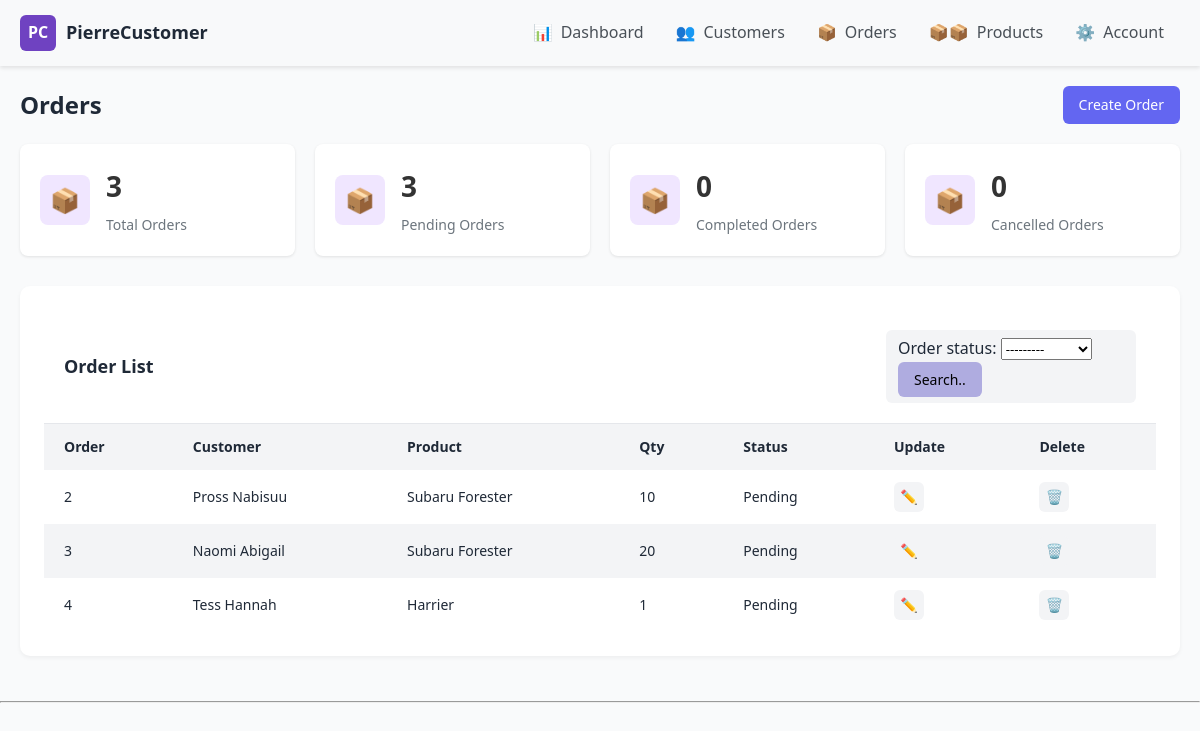
The page /orderPage/ on the database its author committed.
### pierre_CMS_App/models.py (models this page shows, shortened)
class Order(models.Model):
    ORDER_STATUS = (
        ('Pending', 'Pending'),
        ('Completed', 'Completed'),
        ('Cancelled', 'Cancelled'),
    )
    UNITS = (
        ('--select--', '--select--'),
        ('cars', 'cars'),
        ('pieces', 'pieces'),
        ('kgs', 'kgs'),
        ('tins', 'tins'),
        ('bags', 'bags'),
        ('trucks', 'trucks'),
        ('litres', 'litres'),
    )
    customer = models.ForeignKey(Customer, on_delete=models.CASCADE)
    Product = models.ForeignKey(Product, null=True, on_delete=models.CASCADE)
    order_number = models.PositiveIntegerField(auto_created=True, unique=True)
    Quantity = models.PositiveIntegerField(auto_created=True)
    Units = models.CharField(max_length=200, choices=UNITS, default='--Select--')
    order_status = models.CharField(max_length=200, choices=ORDER_STATUS, default='--Select--')
    order_date = models.DateTimeField(auto_now_add=True)
    delivery_address = models.CharField(max_length=200, null=True)
    notes = models.TextField(max_length=300, null=True, blank=True)

class Customer(models.Model):
    STATUS = (
        ('Premium', 'Premium'),
        ('Basic', 'Basic'),
    )
    first_name = models.CharField(max_length = 200)
    last_name = models.CharField(max_length = 200)
    phone = models.CharField(max_length=200)
    email = models.EmailField(max_length=200, null=True)
    address = models.CharField(max_length=200)
    date_created = models.DateTimeField(auto_now_add=True)
    membership_status = models.CharField(max_length=200, choices=STATUS, default='Basic')
    def __str__(self):
        return f"{self.first_name} {self.last_name}"

class Product(models.Model):
    CURRENCY = (
        ("UGX.", "UGX."),
        ("USD.", "USD."),
        ("EUR.", "EUR."),
        ("KSH.", "KSH."),
    )
    name = models.CharField(max_length=200, null=True)
    price = models.DecimalField(max_digits=10, decimal_places=2, null=True) #decimal field coz of currency/ monetary nature.
    product_model = models.CharField(max_length=200, null=True)
    date_created = models.DateTimeField(auto_now_add=True, null=True)
    currency = models.CharField(max_length=10, choices=CURRENCY, default='UGX.')
    def __str__(self):
        return self.name

### pierre_CMS_App/views.py (the view)
# urls.py: path('orderPage/', views.orders, name='ordersPage'),
def orders(request):
    orders = Order.objects.all()
    total_orders = orders.count()
    pending = Order.objects.filter(order_status = "Pending").count()
    completed = Order.objects.filter(order_status='Completed').count()
    cancelled = Order.objects.filter(order_status='Cancelled').count()
    myFilter = OrderFilter(request.GET, queryset=orders)
    orders = myFilter.qs
    context = {
        'orders': orders,
        'total_orders': total_orders,
        'pending': pending,
        'completed': completed,
        'cancelled': cancelled,
        'myFilter': myFilter,
    }
    return render(request, 'pierre_CMS_App/orderPage.html', context)

### pierre_CMS_App/templates/pierre_CMS_App/orderPage.html
{% extends "pierre_CMS_App/main.html" %}
{% block content %}
<div class="main">
    <div class="page-header">
        <h1 class="page-title">Orders</h1>
        <a class="btn btn-primary" href="{% url 'createOrder' %}" style="text-decoration: none;">Create Order</a>
    </div>
    <div class="stats">
        <div class="stat-card">
            <div class="stat-icon customers-icon">📦</div>
            <div class="stat-info">
                <h3>{{total_orders|default:"0"}}</h3>
                <p>Total Orders</p>
            </div>
        </div>
        <div class="stat-card">
            <div class="stat-icon customers-icon">📦</div>
            <div class="stat-info">
                <h3>{{pending|default:"0"}}</h3>
                <p>Pending Orders</p>
            </div>
        </div>
        <div class="stat-card">
            <div class="stat-icon customers-icon">📦</div>
            <div class="stat-info">
                <h3>{{completed|default:"0"}}</h3>
                <p>Completed Orders</p>
            </div>
        </div>
        <div class="stat-card">
            <div class="stat-icon customers-icon">📦</div>
            <div class="stat-info">
                <h3>{{cancelled|default:"0"}}</h3>
                <p>Cancelled Orders</p>
            </div>
        </div>
    </div>
    <div class="card">
        <div class="card-header">
            <h2 class="card-title">Order List</h2>
            <div class="filters">
                <div class="search-box">
                    <form method="get">
                        {{myFilter.form}}
                        <button class="btn btn-primry btn-outline-info" type="submit" style="background-color: rgb(175, 172, 224);">Search..</button>
                    </form>
                </div>
            </div>
        </div>
        <table>
            <thead>
                <tr>
                    <th>Order</th>
                    <th>Customer</th>
                    <th>Product</th>
                    <th>Qty</th>
                    <th>Status</th>
                    <th>Update</th>
                    <th>Delete</th>
                </tr>
            </thead>
            <tbody>
                {% for ord in orders %}
                    <tr>
                        <td>{{ord.order_number}}</td>
                        <td>{{ord.customer}}</td>
                        <td>{{ord.Product}}</td>
                        <td>{{ord.Quantity}}</td>
                        <td>{{ord.order_status}}</td>
                        <td>
                            <a class="btn-icon btn-edit" href="{% url 'updateOrder' ord.id %}" style="text-decoration: none;">✏️</a>
                        </td>
                        <td>
                            <a class="btn-icon btn-delete" href="{% url 'deleteOrder' ord.id %}" style="text-decoration: none;">🗑️</a>
                        </td>
                    </tr>
                {% endfor %}
            </tbody>
        </table>
    </div>
</div>
{% endblock %}

### static/css/main.css (style rules this page uses)
:root { --primary: #6366f1; --primary-light: #818cf8; --primary-dark: #4f46e5; --accent: #f472b6; --light: #f9fafb; --dark: #1f2937; --gray: #9ca3af; --gray-light: #f3f4f6; }
* { margin: 0; padding: 0; box-sizing: border-box; font-family: 'Segoe UI', Tahoma, Geneva, Verdana, sans-serif; }
body { background-color: var(--light); color: var(--dark); line-height: 1.6; }
* { margin: 0; padding: 0; box-sizing: border-box; }
.main { flex: 1; padding: 20px; }
.page-header { display: flex; justify-content: space-between; align-items: center; margin-bottom: 20px; }
.page-title { margin: 0; font-size: 24px; font-weight: 600; }
.card { background-color: white; border-radius: 8px; box-shadow: 0 1px 3px rgba(0,0,0,0.1); padding: 24px; margin-bottom: 24px; }
.btn { padding: 8px 16px; border-radius: 6px; font-size: 14px; font-weight: 500; cursor: pointer; display: inline-flex; align-items: center; border: none; transition: all 0.2s; }
.btn-primary { background-color: var(--primary); color: white; }
.stats { display: flex; gap: 20px; margin-bottom: 30px; }
.stat-card { background-color: white; border-radius: 8px; box-shadow: 0 1px 3px rgba(0,0,0,0.1); padding: 20px; display: flex; align-items: center; flex: 1; min-width: 200px; transition: transform 0.2s; }
.stat-icon { width: 50px; height: 50px; border-radius: 8px; display: flex; align-items: center; justify-content: center; font-size: 24px; margin-right: 16px; }
.customers-icon { background-color: #f0e6ff; color: #6f42c1; }
.stat-info h3 { font-size: 28px; font-weight: 600; margin: 0 0 5px 0; color: #333; }
.stat-info p { margin: 0; color: #6c757d; font-size: 14px; }
.card { background-color: white; border-radius: 10px; box-shadow: 0 2px 4px rgba(0,0,0,0.05); margin-bottom: 25px; overflow: hidden; }
.card-header { padding: 20px; display: flex; justify-content: space-between; align-items: center; border-bottom: 1px solid #e5e7eb; }
.card-title { font-size: 18px; font-weight: 600; }
.search-box { display: flex; align-items: center; background-color: var(--gray-light); border-radius: 6px; padding: 6px 12px; width: 250px; }
table { width: 100%; border-collapse: collapse; }
th, td { padding: 12px 20px; text-align: left; }
th { background-color: var(--gray-light); font-weight: 600; font-size: 14px; color: var(--dark); }
tr:nth-child(even) { background-color: var(--gray-light); }
td { font-size: 14px; }
.btn-icon { width: 30px; height: 30px; border-radius: 6px; display: flex; align-items: center; justify-content: center; background-color: var(--gray-light); color: var(--dark); transition: all 0.2s; cursor: pointer; border: none; }

### rows shown on the page
Order: order_number "2", customer "Pross Nabisuu", Product "Subaru Forester", Quantity "10", order_status "Pending"
Order: order_number "3", customer "Naomi Abigail", Product "Subaru Forester", Quantity "20", order_status "Pending"
Order: order_number "4", customer "Tess Hannah", Product "Harrier", Quantity "1", order_status "Pending"

### other values the page prints
{{ total_orders|default:"0" }} "3"
{{ pending|default:"0" }} "3"
{{ completed|default:"0" }} "0"
{{ cancelled|default:"0" }} "0"
